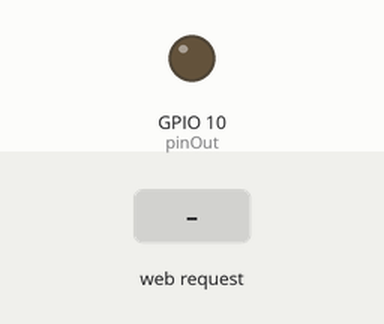
The sketch below on a simulated ESP32-C3. On the bench: output pins drawn as LEDs (lit = HIGH). The inputs (shaded band) are chosen by the test bench. WiFi joins after 1.5 s; servers stay silent unless stated; what the sketch prints to the serial monitor is not drawn.

Above: at 2.7 s.
2.8 s: HTTP request GET /turnon received
At 4.7 s:
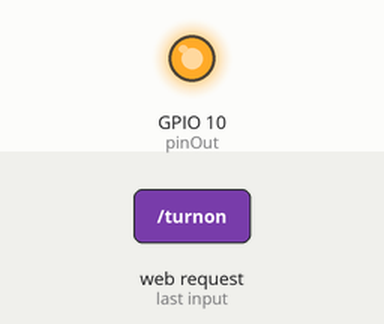
5.4 s: HTTP request GET /turnoff received
At 6.9 s:
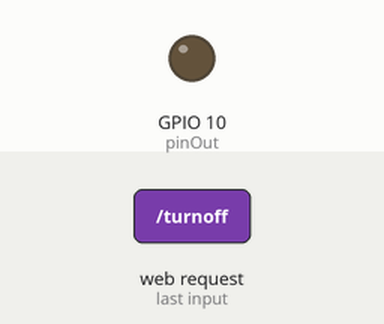
Timing chart, 0 to 8.4 s (numbered marks = the images above; inputs shaded):
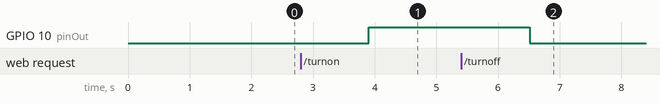

The sketch:

web.ino
```cpp
#include <WiFi.h>

const IPAddress ip(10, 0, 0, 40);
const String ssid("Wifihill");
const String password("Wifihill");
const char* const hostname("esp32c3");

WiFiServer server(80);

//const int pinIn = D3;
const int pinOut = D10;
bool outValue;

void setup() {
  Serial.begin(115200);

  // Initialize pins.
  //pinMode(pinIn, INPUT);
  pinMode(pinOut, OUTPUT);
  digitalWrite(pinOut, LOW);
  outValue = false;

  // Connect to WiFi.
  Serial.println("Connecting to " + ssid + " as " + hostname);
  WiFi.mode(WIFI_STA);
  WiFi.config(ip);  // Force this static IP address.
  WiFi.setHostname(hostname);
  WiFi.begin(ssid, password);
  while (WiFi.status() != WL_CONNECTED) {
    delay(500);
    Serial.print(".");
  }
  Serial.println();
  Serial.print("WiFi connected. IP address: ");
  Serial.println(WiFi.localIP());

  // Initialize WiFi server.
  server.begin();
}

void loop() {
  WiFiClient client = server.available();
  if (!client) {
    printDot();
  } else {
    Serial.println("\nNew Client.");

    while (client.connected() && client.available()) {
      // Get request.
      Serial.println("Read string");
      const String s = client.readString();
      Serial.print(s);

      processRequest(s);
      respond(client);
    }

    // Disconnect.
    client.stop();
    Serial.println("Client disconnected");
  }
}

void processRequest(const String& s) {
  if (s.indexOf("GET /turnoff") >= 0) {
    digitalWrite(pinOut, LOW);
    outValue = false;
  } else if (s.indexOf("GET /turnon") >= 0) {
    digitalWrite(pinOut, HIGH);
    outValue = true;
  }
}

void respond(WiFiClient& client) {
  client.println("HTTP/1.1 200 OK");
  client.println("Content-type:text/html");
  client.println("Connection: close");
  client.println();
  client.println("<!DOCTYPE html>");
  client.println("<html>");
  client.println("<head>");
    client.println("<meta name=\"viewport\" content=\"width=device-width, initial-scale=1\">");
  client.println("</head>");
  client.println("<body>");
    client.println("<p>");
      client.println(hostname);
    client.println("</p>");
    client.println("<p>LED (D10) is ");
      client.println(outValue ? "on" : "off");
    client.println("</p>");
    client.println("<p><a href=\"/turnoff\">Turn LED off.</a></p>");
    client.println("<p><a href=\"/turnon\">Turn LED on.</a></p>");
  client.println("</body>");
  client.println("</html>");
  client.println();  // End response with blank line.
}

void printDot() {
  static int loopCount = 0;
  delay(200);
  Serial.print(".");
  loopCount += 1;
  if (loopCount >= 80) {
    loopCount = 0;
    Serial.println("");
  }
}
```

Measured:
- after the input at 2.8 s, GPIO 10 (pinOut): LOW → HIGH after 1.1 s
- after the input at 5.4 s, GPIO 10 (pinOut): HIGH → LOW after 1.1 s
